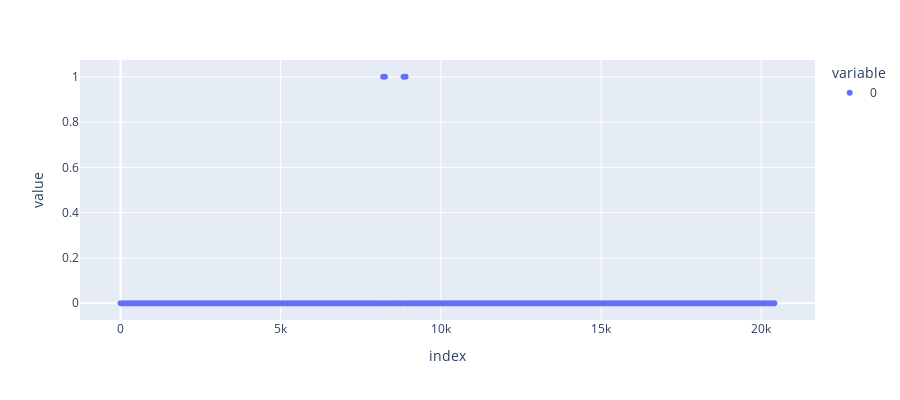

Write notebook code for a chart like this one.
### Code cell
import plotly.express as px
import plotly.graph_objects as go

fig = px.scatter(car_state[:, 10], width=900, height=400)
fig.show()

### Figure 1 — Plotly figure (JSON) as saved in the notebook; plotly's stock layout.template omitted (floating-point values rounded to 4 significant figures; data arrays with more than 128 entries replaced by an {"elided": "..."} marker saying what was removed)
{"data": [{"hovertemplate": "variable=0<br>index=%{x}<br>value=%{y}<extra></extra>", "legendgroup": "0", "marker": {"color": "#636efa", "symbol": "circle"}, "mode": "markers", "name": "0", "showlegend": true, "type": "scattergl", "x": {"elided": "20415 int values"}, "xaxis": "x", "y": {"elided": "20415 int values"}, "yaxis": "y"}], "layout": {"height": 400, "legend": {"title": {"text": "variable"}, "tracegroupgap": 0}, "margin": {"t": 60}, "width": 900, "xaxis": {"anchor": "y", "domain": [0, 1], "title": {"text": "index"}}, "yaxis": {"anchor": "x", "domain": [0, 1], "title": {"text": "value"}}}}
